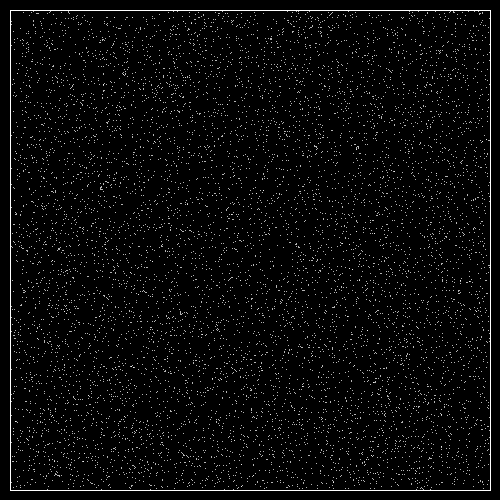
Frame 1 (no input)
Frame 60 (the mouse pressed at the canvas centre just before this capture): identical to frame 1, image omitted
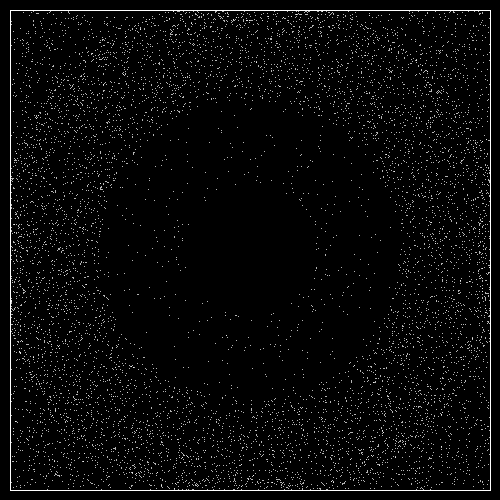
Frame 120 (the mouse held since frame 60 and released just before this capture)

The Processing sketch that drew these frames (run headless with seeded random() and noise(); from frame 60 on, the mouse is pressed at the canvas centre):

// Processing sketch: rotate
// ── rotate.pde
/* OpenProcessing Tweak of *@*http://www.openprocessing.org/sketch/5654*@* */
/* !do not delete the line above, required for linking your tweak if you re-upload */
/*
Rotate was made by Jared "BlueThen" C.
Created on October 31, 2009. Refined and commented on November 3 of 2009, November 6 of 2009, and November 8 of 2009.
www.bluethen.com
*/

/* Particle count. */
int particleCount = 9000;
/* Here we create a global Particle array using our particleCount  */
Particle[] particles = new Particle[particleCount+1];
/* Setup, initialization, etc. */
void setup() 
{
  /* The window size is set too 500 by 500 pixels. */
  size(500,500);
  /* RGB mode is set to 1, since we'll only be using 2 colors: Black and White. */
  colorMode(RGB, 1);
  /* The stroke color is the color used for our particles */
  stroke(1);
  /* The fill color is the background color, meant for inside the borderm, since it is drawn using quad() */
  fill(0);
  /* Frame rate */
  frameRate(30);
  
  /* The particles are created. */
  for (int x = particleCount; x >= 0; x--) { 
    /* We call the particle function inside its class to set up a new particle. Each is positioned randomly. */
    particles[x] = new Particle();
  }
}

void draw()
{
  /* The screen is cleared, and the background is colored black */
  background(0);
  /* We draw our border. It is 10 pixels from all sides. */
  quad(10,10,width-10,10,width-10,height-10,10,height-10);
  /* The particles are looped through, then updated. */
  for (int i = particleCount; i >= 0; i--) { 
    Particle particle = (Particle) particles[i];
    particle.update();
  }  
}

class Particle {
  /* Our global class variables. These variables will be kept track of for each frame and throughout each function. */
  /* x and y represents the coordinates. vx and vy represents the velocities or speed and direction of the particles. */
  float x;
  float y;
  float vx;
  float vy;
  /* We call this to set up a new particle. */
  Particle() {
    /* The x and y coordinates of the particle is random and within the borders. */
    x = random(10,width-10);
    y = random(10,height-10);
  }
  /* Here we update the coordinates and redraw the particle. */
  void update() {
    /* Check to see if the user's mouse is pressed. */
    if (mousePressed) {
      /* Variables are used to keep track of the x and y coordinates of the cursor. */
      int rx = mouseX;
      int ry = mouseY;
      /* The radius variable stores the distance between the cursor and the particle. */
      float radius = dist(x,y,rx,ry);
      /* Proceed if the particle is within 150 pixels of the cursor. */
      if (radius < 150) {
        /* atan2 is used to find the angle between the cursor and the particle. */
        float angle = atan2(y-ry,x-rx);
        /*
        Most of our math is done here.
        Again, vx and vy are the veloicities. They're not the actual coordinates, but they're the speed and direction of the particles.
        The base formula here is (for (x,y)): (c + r * cos(a), c + r * sin(a)). c is the center, r is the radius, a is the angle.
        This formula finds the edge of a circle according to an angle, radius, and center.
        In the formula below, we use:
        c: x/y
        The center is technically x and y, since vx and vy are later added on to x and y. 
      
        r: (150 - radius) * 0.01
        Remember that radius is the distance from the cursor to the particle. The radius/distance in our formula can also represent the speed of the particle.
        The max radius is 150, as limited to by our if statement above. Because of this, we subtract the distance from 150 to invert this value
        If we didn't, the particles would be moving as fast as how far they are. Multiplying it by 0.01 tones it down, so the particles don't get too out of control.
      
        a: angle + (0.7 + 0.0005 * (150 - radius))
        variable angle is the angle between the cursor and the particle. it is added to the radius, which is inverted, multiplied by 0.0005.
        If we used angle alone, the particles would simply fly towards our cursor, and nothing else.
        Adding on 0.7 turns each particle by 0.7 radians, but to add to our pretty effect, we throw in the radius into the equation.
        Having the radius inverted (multiplied by 0.0005 to tone it down) will decrease the effect on particles by how far away they are
        and increase the effect on particles by how close they are to the cursor.
        */
        vx -= (150 - radius) * 0.01 * cos(angle + (0.7 + 0.0005 * (150 - radius)));
        vy -= (150 - radius) * 0.01 * sin(angle + (0.7 + 0.0005 * (150 - radius)));
      }
    }
    /* x and y are increased by our velocities. This completes our formula c + r * cos(a) or sin(a), with vx/vy being the r * cos(a) or sin(a) */
    x += vx;
    y += vy;
    
    /* The velocities are decreased by 3% to simulate friction. */
    vx *= 0.97;
    vy *= 0.97;
    
    /* 
    Boundary collision is calculated here. If the particle is beyond the boundary, its velocity is reversed and the particle is moved back into the main area.
    */
    if (x > width-10) {
      vx *= -1;
      x = width-11;
    }
    if (x < 10) {
      vx *= -1;
      x = 11;
    }
    if (y > height-10) {
      vy *= -1;
      y = height-11;
    }
    if (y < 10) {
      vy *= -1;
      y = 11;
    }
    /* 
    The particle is drawn.
    (int) is used because decimals for some reason makes the particle not draw for a lot of the time,
    resulting in a flicker.
    */
     point((int)x,(int)y);
    
  }
}  
